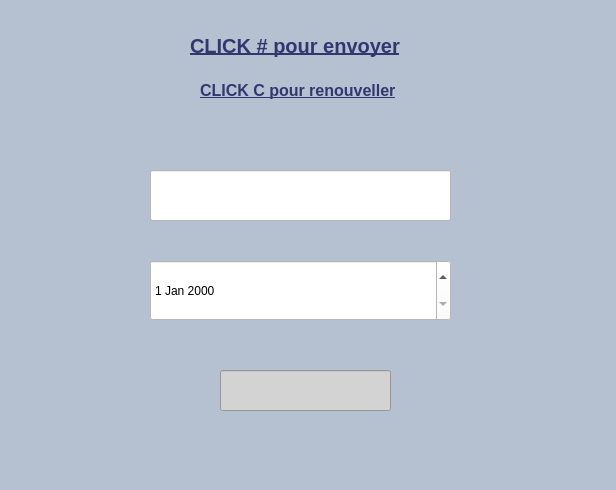
<?xml version="1.0" encoding="UTF-8"?>
<ui version="4.0">
 <class>abonnement_arduino</class>
 <widget class="QDialog" name="abonnement_arduino">
  <property name="geometry">
   <rect>
    <x>0</x>
    <y>0</y>
    <width>616</width>
    <height>490</height>
   </rect>
  </property>
  <property name="windowTitle">
   <string>Tv'Ease</string>
  </property>
  <property name="windowIcon">
   <iconset resource="source.qrc">
    <normaloff>:/img/images/logo.png</normaloff>:/img/images/logo.png</iconset>
  </property>
  <property name="styleSheet">
   <string notr="true">background-color : #B5C0D0 ; </string>
  </property>
  <widget class="QLineEdit" name="lineEdit">
   <property name="geometry">
    <rect>
     <x>150</x>
     <y>170</y>
     <width>301</width>
     <height>51</height>
    </rect>
   </property>
   <property name="styleSheet">
    <string notr="true">background-color : white ; </string>
   </property>
  </widget>
  <widget class="QPushButton" name="envoyer">
   <property name="geometry">
    <rect>
     <x>620</x>
     <y>110</y>
     <width>93</width>
     <height>28</height>
    </rect>
   </property>
   <property name="text">
    <string>envoyer</string>
   </property>
  </widget>
  <widget class="QPushButton" name="clear">
   <property name="geometry">
    <rect>
     <x>620</x>
     <y>160</y>
     <width>93</width>
     <height>28</height>
    </rect>
   </property>
   <property name="text">
    <string>clear</string>
   </property>
  </widget>
  <widget class="QPushButton" name="eff">
   <property name="geometry">
    <rect>
     <x>620</x>
     <y>210</y>
     <width>93</width>
     <height>28</height>
    </rect>
   </property>
   <property name="text">
    <string>effacer</string>
   </property>
  </widget>
  <widget class="QDateEdit" name="dateEdit">
   <property name="geometry">
    <rect>
     <x>150</x>
     <y>260</y>
     <width>301</width>
     <height>61</height>
    </rect>
   </property>
   <property name="styleSheet">
    <string notr="true">background-color : white ; </string>
   </property>
  </widget>
  <widget class="QPushButton" name="zid">
   <property name="geometry">
    <rect>
     <x>620</x>
     <y>270</y>
     <width>93</width>
     <height>28</height>
    </rect>
   </property>
   <property name="text">
    <string>renouveller</string>
   </property>
  </widget>
  <widget class="QLineEdit" name="expirewale">
   <property name="geometry">
    <rect>
     <x>220</x>
     <y>370</y>
     <width>171</width>
     <height>41</height>
    </rect>
   </property>
   <property name="styleSheet">
    <string notr="true">background-color : #D3D3D3 ;</string>
   </property>
  </widget>
  <widget class="QLabel" name="label">
   <property name="geometry">
    <rect>
     <x>190</x>
     <y>30</y>
     <width>291</width>
     <height>31</height>
    </rect>
   </property>
   <property name="font">
    <font>
     <pointsize>15</pointsize>
     <weight>75</weight>
     <bold>true</bold>
     <underline>true</underline>
    </font>
   </property>
   <property name="styleSheet">
    <string notr="true">color : #333770 ; </string>
   </property>
   <property name="text">
    <string>CLICK # pour envoyer</string>
   </property>
  </widget>
  <widget class="QLabel" name="label_2">
   <property name="geometry">
    <rect>
     <x>200</x>
     <y>70</y>
     <width>221</width>
     <height>41</height>
    </rect>
   </property>
   <property name="font">
    <font>
     <pointsize>12</pointsize>
     <weight>75</weight>
     <bold>true</bold>
     <underline>true</underline>
    </font>
   </property>
   <property name="styleSheet">
    <string notr="true">color : #333770 ; </string>
   </property>
   <property name="text">
    <string>CLICK C pour renouveller</string>
   </property>
  </widget>
 </widget>
 <resources>
  <include location="source.qrc"/>
 </resources>
 <connections/>
</ui>
